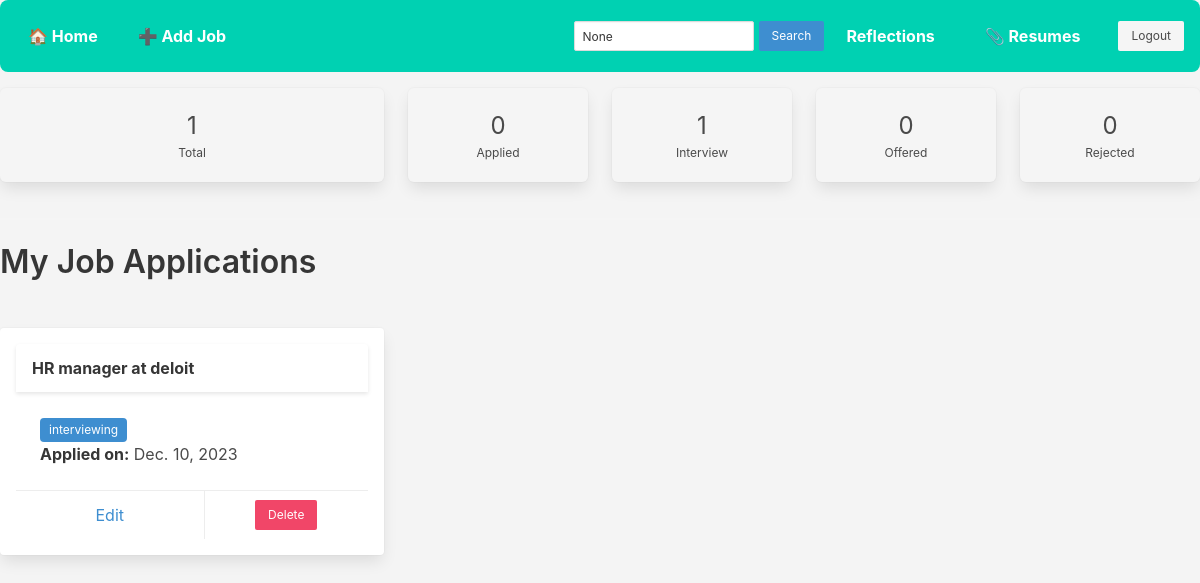
/joblist/?status=interviewing (signed in), run on the app's committed database.
### jobs/models.py (models this page shows, shortened)
class Job(models.Model):
    STATUS_CHOICES = [
        ('applied', 'Applied'),
        ('interviewing', 'Interviewing'),
        ('offered', 'Offered'),
        ('rejected', 'Rejected'),
    ]
    user = models.ForeignKey(User, on_delete=models.CASCADE)
    company_name = models.CharField(max_length=100)
    position = models.CharField(max_length=100)
    application_date = models.DateField()
    status = models.CharField(max_length=20, choices=STATUS_CHOICES)
    notes = models.TextField(blank=True)
    from django.db import models

### jobs/views.py (the view)
# urls.py: path('joblist/', views.job_list, name="joblist"),
@login_required
def job_list(request):
    jobs = Job.objects.filter(user=request.user)
    query = request.GET.get('q')
    status_filter = request.GET.get('status')
    if query:
        jobs = jobs.filter(
            Q(company_name__icontains=query) | Q(position__icontains=query)
        )
    if status_filter and status_filter != "All":
        jobs = jobs.filter(status=status_filter)
    total_jobs = jobs.count()
    status_counts = {
        'Applied': jobs.filter(status='applied').count(),
        'Interview': jobs.filter(status='interviewing').count(),
        'Offered': jobs.filter(status='offered').count(),
        'Rejected': jobs.filter(status='rejected').count(),
    }
    context = {
        'jobs': jobs,
        'total_jobs': total_jobs,
        'status_counts': status_counts,
        'query': query,
        'status_filter': status_filter,
        'status_choices': ['All', 'Applied', 'Interview', 'Offered', 'Rejected']
    }
    return render(request, 'job_list.html', context)

### jobs/templates/job_list.html (shortened to what this page needs)
{% extends 'base.html' %}
{% block content %}
<div class="navbar mb-4 is-flex is-align-items-center is-justify-content-space-between">
      <div class="navbar-start">
        <a class="navbar-item">🏠 Home</a>
        <a class="navbar-item" href="{% url 'create_job' %}">➕ Add Job</a>
      </div>
      <div class="navbar-end is-flex is-align-items-center" style="gap: 10px;">
      <form method="GET" class="is-flex is-align-items-center" style="gap: 5px;">
        <input type="text" name="q" placeholder="Search"
              value="{{ query }}" class="input is-small" style="width: 180px;">
        <button type="submit" class="button is-info is-small">Search</button>
      </form>
      <a class="navbar-item" href="{% url 'reflection_list' %}"> Reflections</a>
      <a class="navbar-item" href="{% url 'resume_list' %}">📎 Resumes</a>
          <form action="{% url 'logout' %}" method="post">
            <button class="button is-light is-small" type="submit">Logout</button>
          </form>
          </div>
        </div>
        <div class="columns is-multiline is-mobile mb-5">
            <div class="column is-4">
              <a href="{% url 'joblist' %}" class="box has-text-centered {% if not status_filter or status_filter == 'All' %}has-background-link-light has-text-weight-bold{% else %}has-background-light{% endif %}">
                <p class="is-size-4">{{ total_jobs }}</p>
                <p class="is-size-7">Total</p>
              </a>
            </div>
            <div class="column is-2">
              <a href="?status=applied" class="box has-text-centered {% if status_filter == 'Applied' %}has-background-warning-light has-text-weight-bold{% else %}has-background-light{% endif %}">
                <p class="is-size-4">{{ status_counts.Applied }}</p>
                <p class="is-size-7">Applied</p>
              </a>
            </div>
            <div class="column is-2">
              <a href="?status=interviewing" class="box has-text-centered {% if status_filter == 'Interview' %}has-background-info-light has-text-weight-bold{% else %}has-background-light{% endif %}">
                <p class="is-size-4">{{ status_counts.Interview }}</p>
                <p class="is-size-7">Interview</p>
              </a>
            </div>
            <div class="column is-2">
              <a href="?status=offered" class="box has-text-centered {% if status_filter == 'Offered' %}has-background-success-light has-text-weight-bold{% else %}has-background-light{% endif %}">
                <p class="is-size-4">{{ status_counts.Offered }}</p>
                <p class="is-size-7">Offered</p>
              </a>
            </div>
            <div class="column is-2">
              <a href="?status=rejected" class="box has-text-centered {% if status_filter == 'Rejected' %}has-background-danger-light has-text-weight-bold{% else %}has-background-light{% endif %}">
                <p class="is-size-4">{{ status_counts.Rejected }}</p>
                <p class="is-size-7">Rejected</p>
              </a>
            </div>
        </div>
<hr>
<h1 class="title">My Job Applications</h1>
<br>
            <div class="columns is-multiline">
              {% for job in jobs %}
                <div class="column is-one-third">
                  <div class="card">
                    <header class="card-header">
                      <p class="card-header-title">
                        {{ job.position }} at {{ job.company_name }}
                      </p>
                    </header>
                    <div class="card-content">
                      <div class="content">
                        <span class="tag
                          {% if job.status == 'applied' %}is-warning
                          {% elif job.status == 'interviewing' %}is-info
                          {% elif job.status == 'offered' %}is-success
                          {% elif job.status == 'rejected' %}is-danger
                          {% else %}is-light{% endif %}">
                          {{ job.status }}
                        </span>
                        <p><strong>Applied on:</strong> {{ job.application_date }}</p>
                      </div>
                    </div>
                    <footer class="card-footer">
                      <a href="{% url 'update_job' job.pk %}" class="card-footer-item has-text-info">Edit</a>
                      <form method="POST" action="{% url 'reflect_and_delete' job.id %}" onsubmit="return confirmDelete();" class="card-footer-item p-0">
                        <button type="submit" class="button is-danger is-small m-2">Delete</button>
                      </form>
                    </footer>
                  </div>
                </div>
              {% empty %}
                <p class="has-text-grey">No jobs added yet.</p>
              {% endfor %}
            </div>
{% endblock %}

### jobs/templates/base.html (style rules this page uses)
body { padding: 0rem; background-color: #f4f4f4; }
.navbar { background-color: #00d1b2; padding: 1rem; border-radius: 8px; margin-bottom: 2rem; }
.navbar a { color: white; font-weight: bold; margin-right: 1rem; }
.card { padding: 1rem; margin-bottom: 1rem; }

### data on the page
Job: position "HR manager", company_name "deloit", status "interviewing", application_date "Dec. 10, 2023"

### other printed values
{{ total_jobs }} "1"
{{ status_counts.Applied }} "0"
{{ status_counts.Interview }} "1"
{{ status_counts.Offered }} "0"
{{ status_counts.Rejected }} "0"
